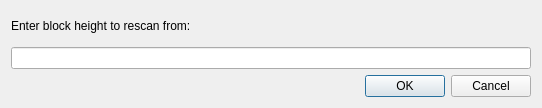
<?xml version="1.0" encoding="UTF-8"?>
<ui version="4.0">
 <class>RescanDialog</class>
 <widget class="QDialog" name="RescanDialog">
  <property name="geometry">
   <rect>
    <x>0</x>
    <y>0</y>
    <width>542</width>
    <height>108</height>
   </rect>
  </property>
  <property name="windowTitle">
   <string>Rescan</string>
  </property>
  <layout class="QGridLayout" name="gridLayout">
   <item row="3" column="0">
    <layout class="QHBoxLayout" name="horizontalLayout">
     <item>
      <spacer name="horizontalSpacer">
       <property name="orientation">
        <enum>Qt::Horizontal</enum>
       </property>
       <property name="sizeHint" stdset="0">
        <size>
         <width>40</width>
         <height>20</height>
        </size>
       </property>
      </spacer>
     </item>
    </layout>
   </item>
   <item row="3" column="1" colspan="2">
    <widget class="QDialogButtonBox" name="buttonBox">
     <property name="orientation">
      <enum>Qt::Horizontal</enum>
     </property>
     <property name="standardButtons">
      <set>QDialogButtonBox::Cancel|QDialogButtonBox::Ok</set>
     </property>
    </widget>
   </item>
   <item row="2" column="0" colspan="3">
    <widget class="QLineEdit" name="rescanBlockheight"/>
   </item>
   <item row="0" column="0" colspan="3">
    <widget class="QLabel" name="label">
     <property name="text">
      <string>Enter block height to rescan from:</string>
     </property>
    </widget>
   </item>
  </layout>
 </widget>
 <resources/>
 <connections>
  <connection>
   <sender>buttonBox</sender>
   <signal>accepted()</signal>
   <receiver>RescanDialog</receiver>
   <slot>accept()</slot>
   <hints>
    <hint type="sourcelabel">
     <x>248</x>
     <y>254</y>
    </hint>
    <hint type="destinationlabel">
     <x>157</x>
     <y>274</y>
    </hint>
   </hints>
  </connection>
  <connection>
   <sender>buttonBox</sender>
   <signal>rejected()</signal>
   <receiver>RescanDialog</receiver>
   <slot>reject()</slot>
   <hints>
    <hint type="sourcelabel">
     <x>316</x>
     <y>260</y>
    </hint>
    <hint type="destinationlabel">
     <x>286</x>
     <y>274</y>
    </hint>
   </hints>
  </connection>
 </connections>
</ui>
